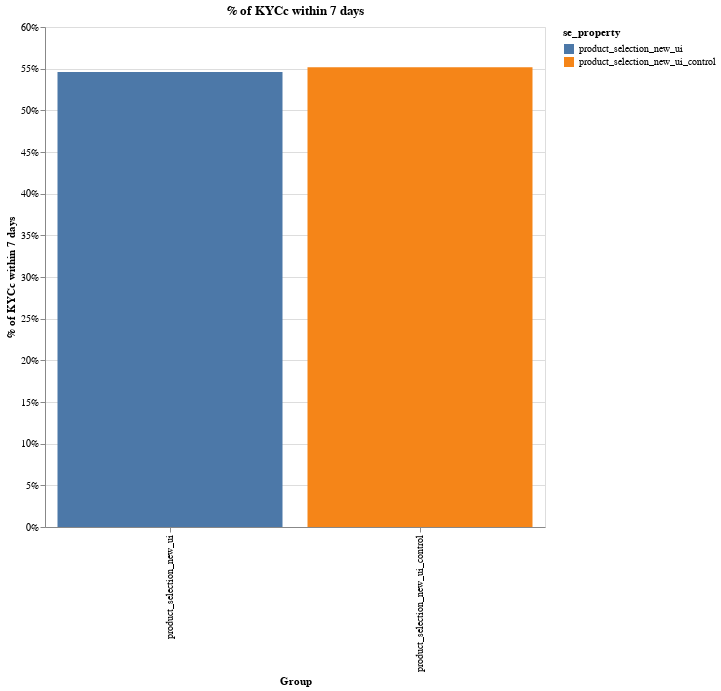

The cell this chart's notebook holds for it:
### Markdown cell above
### 1. Does the new UX lead to more or less KYCc? 

We see a slightly lower KYCc conversion in the treatment group.

### Code cell
df = pd.read_csv("product_selection.csv")

# drop users who joined in the last 7 days
df["age"] = (pd.to_datetime("today") - pd.to_datetime(df["user_created"])).dt.days
df = df.loc[df["age"] >= 7, :]

# look at who managed to pass kycc within 7 days
df["kycc"] = 0
df.loc[
    (
        pd.to_datetime(df["kyc_first_completed"]) - pd.to_datetime(df["user_created"])
    ).dt.days
    <= 7,
    "kycc",
] = 1

df = df.groupby(["se_property", "user_id"])["kycc"].agg("max").reset_index()
df = df.groupby(["se_property"])["kycc"].agg("mean").reset_index()

alt.Chart(df).mark_bar().encode(
    x=alt.X("se_property:N", axis=alt.Axis(title="Group")),
    y=alt.Y("kycc:Q", axis=alt.Axis(title="% of KYCc within 7 days", format="%")),
    color="se_property",
).properties(width=500, height=500, title="% of KYCc within 7 days")

### Figure 1 — Vega-Lite specification as saved in the notebook (floating-point values rounded to 4 significant figures)
{"config": {"view": {"continuousWidth": 400, "continuousHeight": 300}}, "data": {"name": "data-659cd6d2588d7119f80d677e74eb1217"}, "mark": "bar", "encoding": {"color": {"type": "nominal", "field": "se_property"}, "x": {"type": "nominal", "axis": {"title": "Group"}, "field": "se_property"}, "y": {"type": "quantitative", "axis": {"format": "%", "title": "% of KYCc within 7 days"}, "field": "kycc"}}, "height": 500, "title": "% of KYCc within 7 days", "width": 500, "$schema": "https://vega.github.io/schema/vega-lite/v4.0.2.json", "datasets": {"data-659cd6d2588d7119f80d677e74eb1217": [{"se_property": "product_selection_new_ui", "kycc": 0.5459}, {"se_property": "product_selection_new_ui_control", "kycc": 0.5518}]}}
